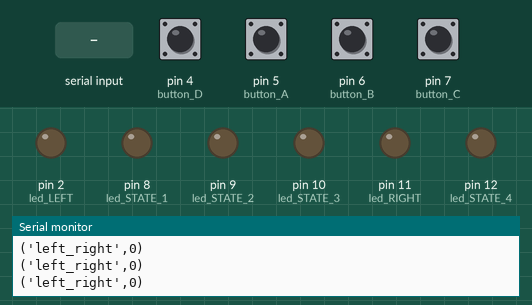
Recording of a sketch running on a simulated Arduino Uno, built with avr-gcc and run on an emulated ATmega328P. Shown: output pins drawn as LEDs (lit = HIGH), the last lines printed to the serial monitor. The test bench sets the inputs (shaded band); at power-on: pin 4 (button_D), pin 5 (button_A), pin 6 (button_B), pin 7 (button_C) LOW.

Above: at 1.2 s.
1.3 s: pin 5 (button_A) pulled HIGH for 0.15 s
At 1.9 s:
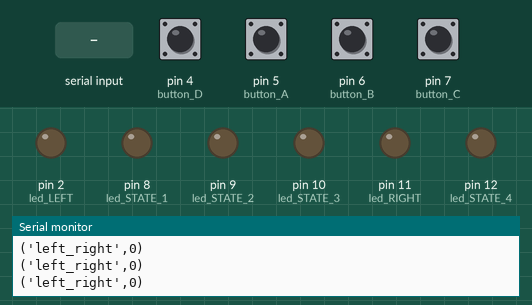
2.9 s: pin 6 (button_B) pulled HIGH for 0.15 s
At 3.03 s:
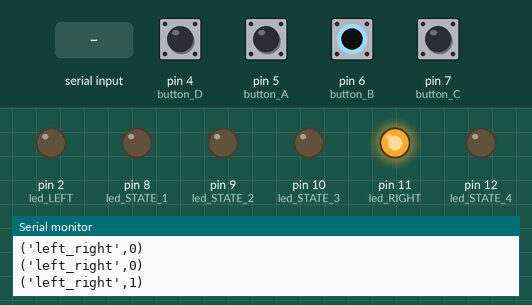
4.6 s: "90,45\n" received over Serial
At 5.5 s:
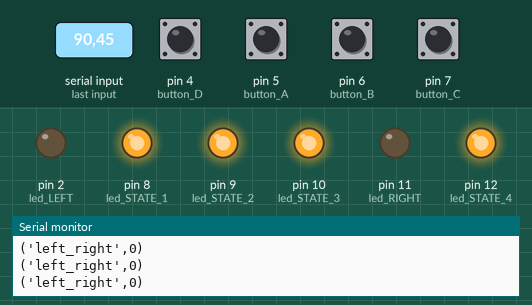
6.2 s: pin 5 (button_A) pulled HIGH for 1 s
At 7.0 s:
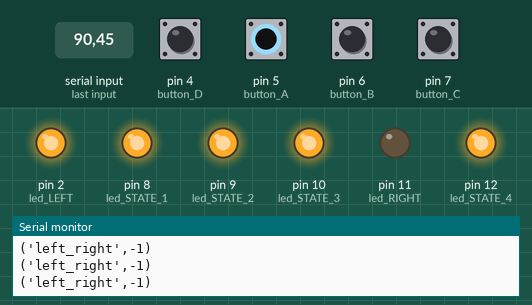
8.8 s: pin 6 (button_B) pulled HIGH for 1 s
At 9.6 s:
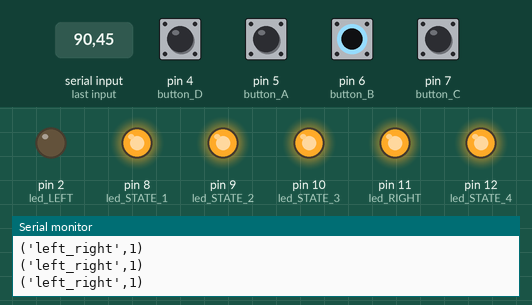
11.3 s: "30,150\n" received over Serial
At 11.8 s:
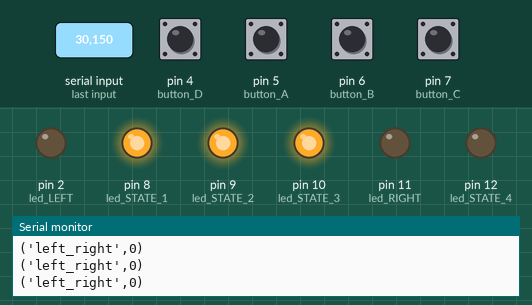
Timing chart, 0 to 13.8 s (numbered marks = the images above; inputs shaded):
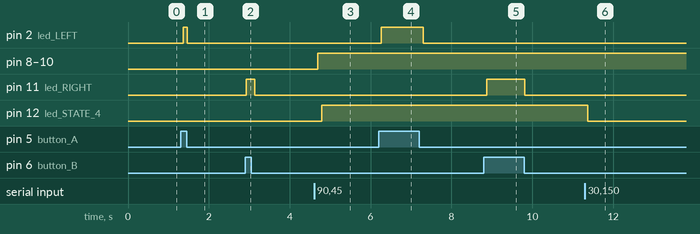

The sketch:

car_signals.ino
```cpp
const int led_LEFT =  2;
const int led_RIGHT = 11;
const int led_DATA =  3;
const int led_STATE_1 = 8;
const int led_STATE_2 = 9;
const int led_STATE_3 = 10;
const int led_STATE_4 = 12;

const int button_A =  5;
const int button_B =  6;
const int button_C =  7;
const int button_D =  4;

int button_A_state = LOW;
int button_B_state = LOW;
int button_C_state = LOW;
int button_D_state = LOW;


void setup() {
  Serial.begin(115200);
  Serial.setTimeout(5);
  pinMode(button_A, INPUT);
  pinMode(button_B, INPUT);
  pinMode(button_C, INPUT);
  pinMode(button_D, INPUT);
  pinMode(led_LEFT, OUTPUT);
  pinMode(led_RIGHT, OUTPUT);
  pinMode(led_STATE_1, OUTPUT);
  pinMode(led_STATE_2, OUTPUT);
  pinMode(led_STATE_3, OUTPUT);
  pinMode(led_STATE_4, OUTPUT);


}
int sig_data = 0;
int sig_state = 0;
int sig_left_right = 0;
int a = 0;
int b = 0;
int c = 0;
int d = 0;
int e = 0;

void loop() {

  int parsed_int = Serial.parseInt();


  int I = 0;

  if (parsed_int > 0) {
    I = parsed_int;
  }

  button_A_state = digitalRead(button_A);
  button_B_state = digitalRead(button_B);
  button_C_state = digitalRead(button_C);
  button_D_state = digitalRead(button_D);
/*
  Serial.println(button_A_state);
  Serial.println(button_B_state);
  Serial.println(button_C_state);
  Serial.println(button_D_state);
*/

  if (I > 0) {
      a = I/10000;
      b = (I-a*10000)/1000;
      c = (I-a*10000-b*1000)/100;
      d = (I-a*10000-b*1000-c*100)/10;
      e = (I-a*10000-b*1000-c*100-d*10);
      sig_state = d;
      sig_data = e;
  }


  if (button_A_state == HIGH) {
    digitalWrite(led_LEFT, HIGH);
    Serial.println("('left_right',-1)");
  }
  else if (button_B_state == HIGH) {
    digitalWrite(led_RIGHT, HIGH);
    Serial.println("('left_right',1)");
  }
  else {
    Serial.println("('left_right',0)");
  }
  if (button_A_state == LOW) {
    digitalWrite(led_LEFT, LOW);
  }
  if (button_B_state == LOW) {
    digitalWrite(led_RIGHT, LOW);
  }


  if (sig_data == 2) {
    digitalWrite(led_DATA, HIGH);
  }
  else {
    digitalWrite(led_DATA, LOW);
  }

  if (sig_state == 4) {
    digitalWrite(led_STATE_1, HIGH);
    digitalWrite(led_STATE_2, HIGH);
    digitalWrite(led_STATE_3, HIGH);
    digitalWrite(led_STATE_4, HIGH);
  }
  else if (sig_state == 3) {
    digitalWrite(led_STATE_1, HIGH);
    digitalWrite(led_STATE_2, HIGH);
    digitalWrite(led_STATE_3, HIGH);
    digitalWrite(led_STATE_4, LOW);
  }
  else if (sig_state > 4) {
    digitalWrite(led_STATE_1, HIGH);
    digitalWrite(led_STATE_2, HIGH);
    digitalWrite(led_STATE_3, HIGH);
    digitalWrite(led_STATE_4, LOW);
  }
  else if (sig_state == 2) {
    digitalWrite(led_STATE_1, HIGH);
    digitalWrite(led_STATE_2, HIGH);
    digitalWrite(led_STATE_3, LOW);
    digitalWrite(led_STATE_4, LOW);
  }
  else if (sig_state == 1) {
    digitalWrite(led_STATE_1, HIGH);
    digitalWrite(led_STATE_2, LOW);
    digitalWrite(led_STATE_3, LOW);
    digitalWrite(led_STATE_4, LOW);
  }
/*
    Serial.print("(");
    Serial.print(I);
    Serial.print(",");
    Serial.print(a);
    Serial.print(",");
    Serial.print(b);
    Serial.print(",");
    Serial.print(sig_state);
    Serial.print(",");
    Serial.print(sig_left_right);
    Serial.print(",");
     Serial.print(sig_data);
    Serial.print(button_A_state);
    Serial.print(",");
    Serial.print(button_B_state);
    Serial.println(")");
*/
  delay(100);
}


/*
I = 12345
a = I / 10000
b = (I - a * 10000)/1000
c = (I - a * 10000 - b * 1000)/100
d = (I - a * 10000 - b * 1000 - c * 100)/10
e = (I - a * 10000 - b * 1000 - c * 100 - d * 10)
*/
```

Measured:
- after the input at 1.3 s, pin 2 (led_LEFT): LOW → HIGH after 0.06 s, → LOW 0.10 s later
- after the input at 2.9 s, pin 11 (led_RIGHT): LOW → HIGH at once, → LOW 0.21 s later
- after the input at 4.6 s, pin 8 (led_STATE_1), pin 9 (led_STATE_2), pin 10 (led_STATE_3): LOW → HIGH after 0.10 s; pin 12 (led_STATE_4): LOW → HIGH after 0.20 s
- after the input at 6.2 s, pin 2 (led_LEFT): LOW → HIGH after 0.06 s, → LOW 1.0 s later
- after the input at 8.8 s, pin 11 (led_RIGHT): LOW → HIGH after 0.07 s, → LOW 0.94 s later
- after the input at 11.3 s, pin 12 (led_STATE_4): HIGH → LOW after 0.07 s
